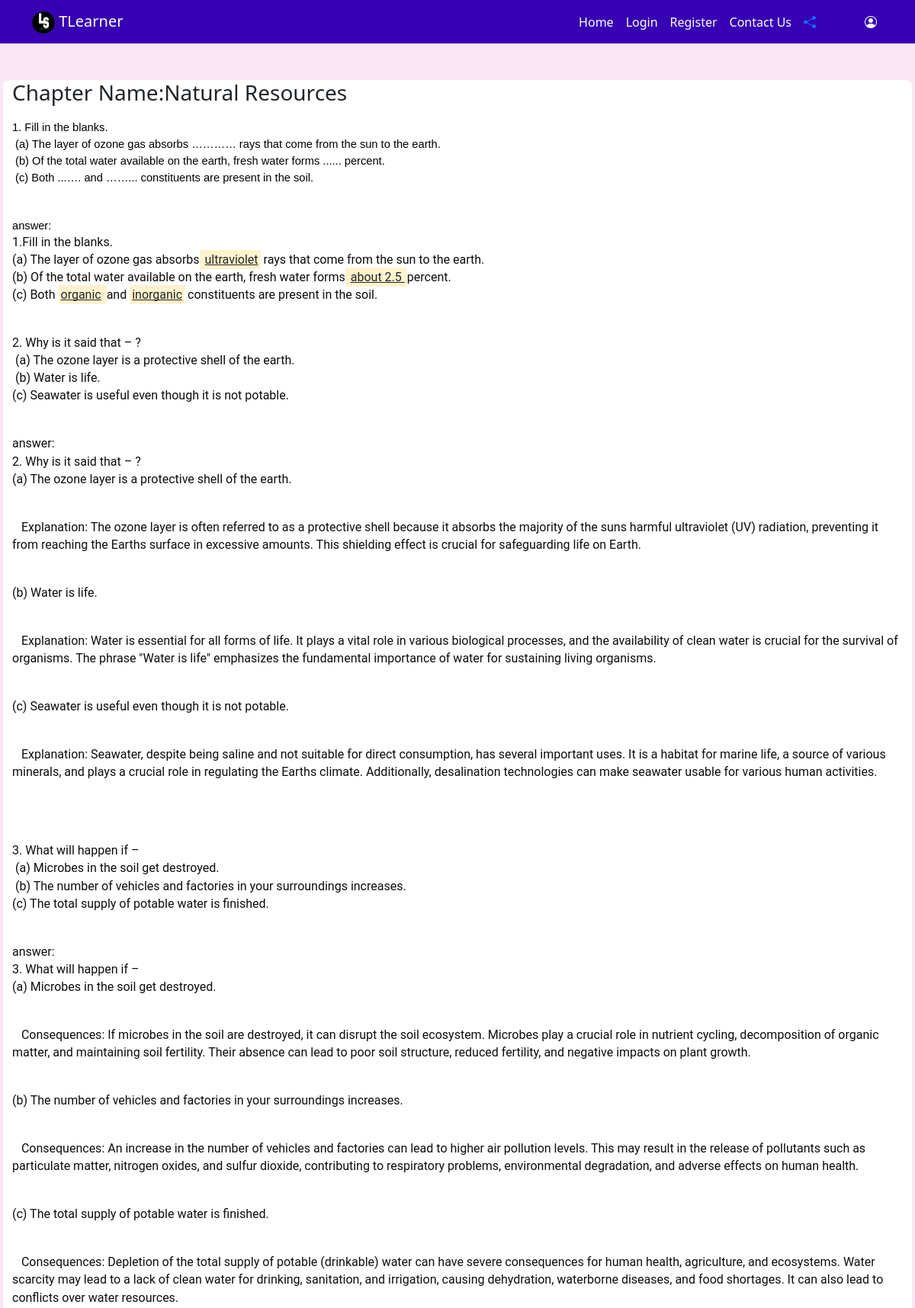
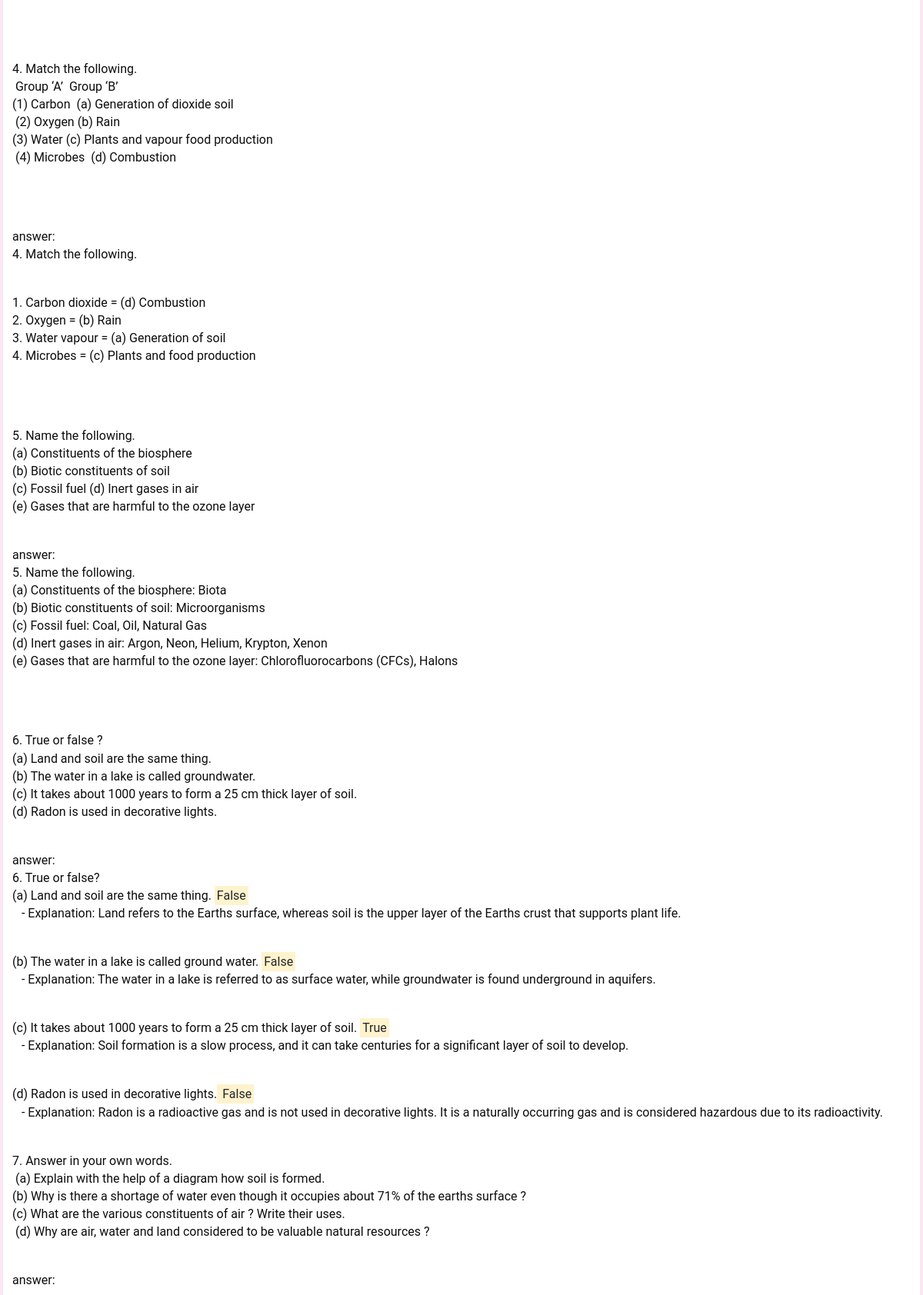
/text_solution2.php (upper part), run on the app's committed database (2 pictures, top to bottom).
### tables this page shows
CREATE TABLE `text_solution2` (
  `id` int(11) NOT NULL,
  `b_standard` varchar(30) NOT NULL,
  `b_subject` varchar(30) NOT NULL,
  `b_chapter` varchar(200) NOT NULL,
  `b_solution` text NOT NULL
);

### text_solution2.php (the view, shortened to what this page needs)
<!doctype html>
<html lang="en">
<head>
    <link href="https://cdn.jsdelivr.net/npm/bootstrap@5.3.2/dist/css/bootstrap.min.css" rel="stylesheet"
 />
        <link rel="stylesheet" href="style.css">
</head>
<body>
    <header>
        <?php
             include('header.php');
         ?>
    </header>
    <main>
<div class="mx-1 my-2">
        <div class="container-fluid  bg-white rounded-3">
            <div class="row">
                <?php
    include('config.php');
    $sql="SELECT * FROM `text_solution2` WHERE `b_standard`='6th' and `b_chapter`='Natural Resources';";
    $result=mysqli_query($conn,$sql);
    $rows=mysqli_fetch_assoc($result);
    echo " <div class='col'>  <h3>Chapter Name:{$rows['b_chapter']}</h3>";
    echo "{$rows['b_solution']}</div>";
    ?>
            </div>
        </div>
</div>
    </main>
</body>
</html>

### style.css (style rules this page uses)
body { background-color: #FAE7F3; }

### data on the page
text_solution2: b_chapter "Natural Resources", b_solution "1. Fill in the blanks. (a) The layer of ozone gas absorbs ………… rays that come from the sun to the earth. (b) Of the total water available on the earth, fresh water forms ...... percent. (c) Both ...…. and ……... constituents are present in the soil. answer: 1.Fill in the blanks. (a) The layer of ozone gas absorbs ultraviolet rays that come from the sun to the earth. (b) Of the total water available on the earth, fresh water forms about 2.5 percent. (c) Both organic and inorganic constituents are present in the soil. 2. Why is it said that – ? (a) The ozone layer is a protective shell of the earth. (b) Water is life. (c) Seawater is useful even though it is not potable. answer: 2. Why is it…"
